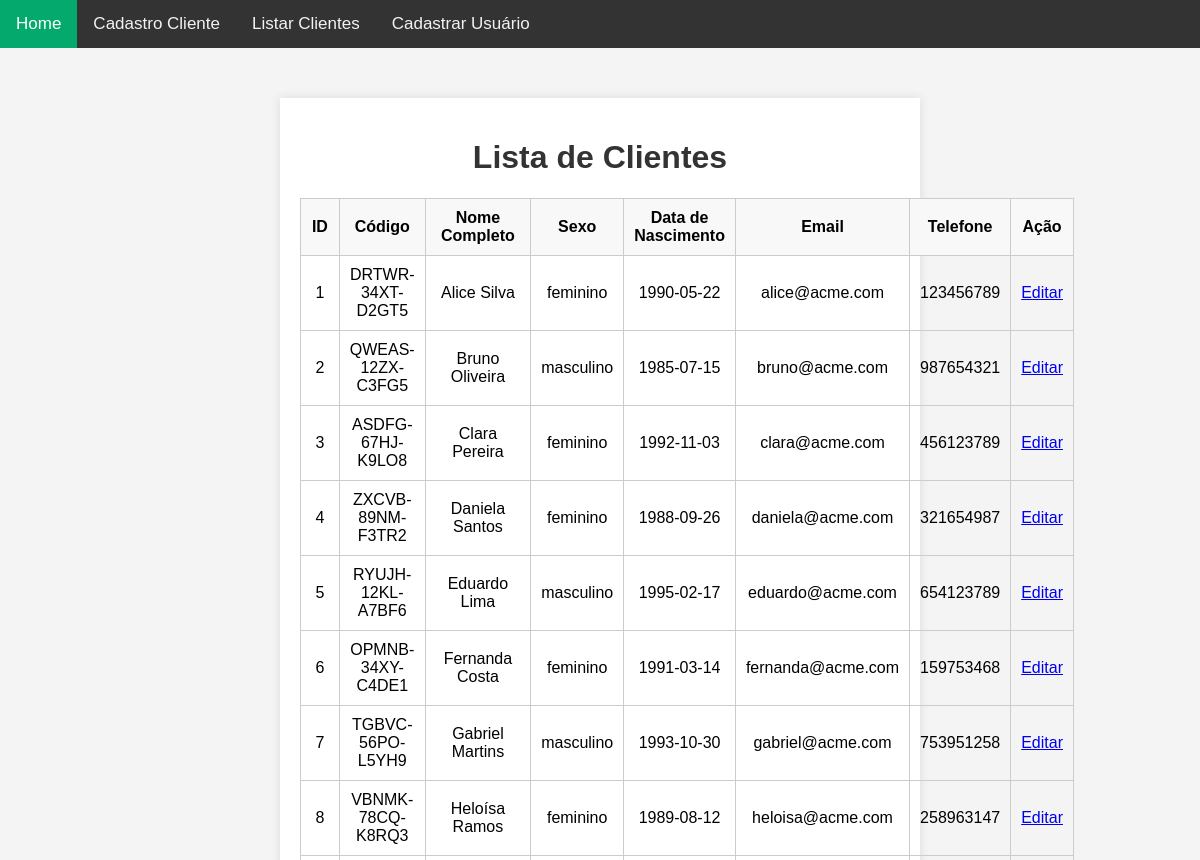
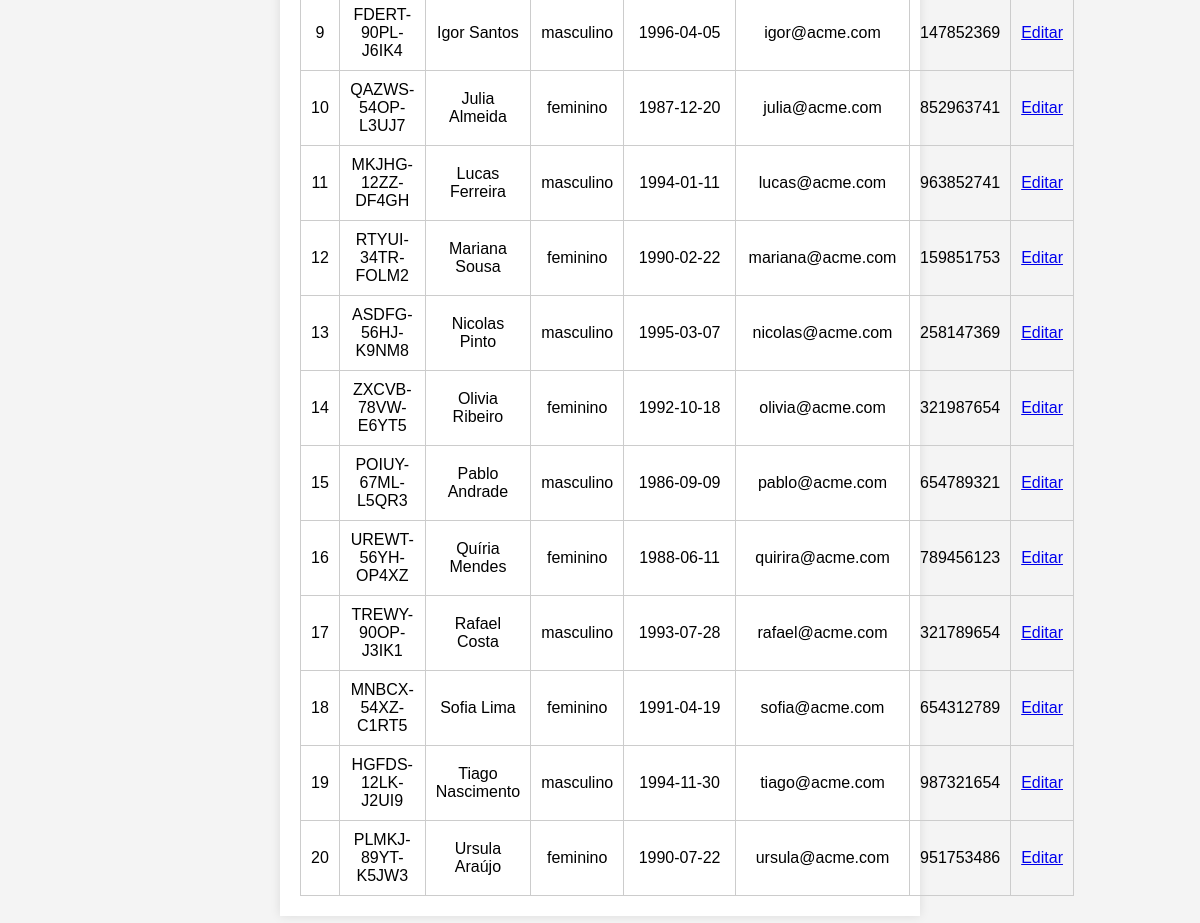
The page /sistema/Sistema/Clientes/index.php (signed in) on the database its author committed (2 pictures, top to bottom).
### tables this page shows
CREATE TABLE IF NOT EXISTS clientes (
  id INT AUTO_INCREMENT PRIMARY KEY NOT NULL,
  codigo VARCHAR(50) DEFAULT NULL,
  nome_completo VARCHAR(255) NULL,
  sexo ENUM('masculino', 'feminino'),
  dt_nasc date DEFAULT NULL,
  email VARCHAR(255) DEFAULT NULL,
  telefone VARCHAR(15) DEFAULT NULL
);

### sistema/Sistema/Clientes/index.php (the view, shortened to what this page needs)
<?php
include '../../central/fn/server.php';
$sql = "SELECT * FROM clientes";
$result = mysqli_query($conexao, $sql);
?>
<!DOCTYPE html>
<html lang="pt-BR">
<head>
    <link rel="stylesheet" href="../../central/css/estilo.css"/>
</head>
<body>
<?php  echo $menu_links_clientes; ?>
    <div class="container">
        <h1>Lista de Clientes</h1>
        <table>
            <thead>
                <tr>
                    <th>ID</th>
                    <th>Código</th>
                    <th>Nome Completo</th>
                    <th>Sexo</th>
                    <th>Data de Nascimento</th>
                    <th>Email</th>
                    <th>Telefone</th>
                    <th>Ação</th>
                </tr>
            </thead>
            <tbody>
                <?php
                if (mysqli_num_rows($result) > 0) {
                    while($row = mysqli_fetch_assoc($result)) {
                        echo "<tr>";
                        echo "<td>" . $row['id'] . "</td>";
                        echo "<td>" . $row['codigo'] . "</td>";
                        echo "<td>" . $row['nome_completo'] . "</td>";
                        echo "<td>" . $row['sexo'] . "</td>";
                        echo "<td>" . $row['dt_nasc'] . "</td>";
                        echo "<td>" . $row['email'] . "</td>";
                        echo "<td>" . $row['telefone'] . "</td>";
                        echo "<td>
            <a href='cliente_atualizar.php?codigo=".$row['codigo']."'>Editar
            </td>";
                        echo "</tr>";
                    }
                } else {
                    echo "<tr><td colspan='8' style='text-align:center;'>Nenhum cliente cadastrado.</td></tr>";
                }
                ?>
            </tbody>
        </table>
    </div>
</body>
</html>

### central/css/estilo.css (style rules this page uses)
body { font-family: Arial, sans-serif; background-color: #f4f4f4; margin: 0; padding: 0; }
.container { width: 50%; margin: 50px auto; background-color: #fff; padding: 20px; box-shadow: 0 0 10px rgba(0, 0, 0, 0.1); }
h1 { text-align: center; color: #333; }
table { width: 100%; border-collapse: collapse; margin-top: 20px; }
table, th, td { border: 1px solid #ccc; }
th, td { padding: 10px; text-align: center; }
th { background-color: #f8f8f8; }

### rows shown on the page
clientes: id "1", codigo "DRTWR-34XT-D2GT5", nome_completo "Alice Silva", sexo "feminino", dt_nasc "1990-05-22", email "alice@acme.com", telefone "123456789"
clientes: id "2", codigo "QWEAS-12ZX-C3FG5", nome_completo "Bruno Oliveira", sexo "masculino", dt_nasc "1985-07-15", email "bruno@acme.com", telefone "987654321"
clientes: id "3", codigo "ASDFG-67HJ-K9LO8", nome_completo "Clara Pereira", sexo "feminino", dt_nasc "1992-11-03", email "clara@acme.com", telefone "456123789"
clientes: id "4", codigo "ZXCVB-89NM-F3TR2", nome_completo "Daniela Santos", sexo "feminino", dt_nasc "1988-09-26", email "daniela@acme.com", telefone "321654987"
clientes: id "5", codigo "RYUJH-12KL-A7BF6", nome_completo "Eduardo Lima", sexo "masculino", dt_nasc "1995-02-17", email "eduardo@acme.com", telefone "654123789"
clientes: id "6", codigo "OPMNB-34XY-C4DE1", nome_completo "Fernanda Costa", sexo "feminino", dt_nasc "1991-03-14", email "fernanda@acme.com", telefone "159753468"
clientes: id "7", codigo "TGBVC-56PO-L5YH9", nome_completo "Gabriel Martins", sexo "masculino", dt_nasc "1993-10-30", email "gabriel@acme.com", telefone "753951258"
clientes: id "8", codigo "VBNMK-78CQ-K8RQ3", nome_completo "Heloísa Ramos", sexo "feminino", dt_nasc "1989-08-12", email "heloisa@acme.com", telefone "258963147"
clientes: id "9", codigo "FDERT-90PL-J6IK4", nome_completo "Igor Santos", sexo "masculino", dt_nasc "1996-04-05", email "igor@acme.com", telefone "147852369"
clientes: id "10", codigo "QAZWS-54OP-L3UJ7", nome_completo "Julia Almeida", sexo "feminino", dt_nasc "1987-12-20", email "julia@acme.com", telefone "852963741"
clientes: id "11", codigo "MKJHG-12ZZ-DF4GH", nome_completo "Lucas Ferreira", sexo "masculino", dt_nasc "1994-01-11", email "lucas@acme.com", telefone "963852741"
clientes: id "12", codigo "RTYUI-34TR-FOLM2", nome_completo "Mariana Sousa", sexo "feminino", dt_nasc "1990-02-22", email "mariana@acme.com", telefone "159851753"
clientes: id "13", codigo "ASDFG-56HJ-K9NM8", nome_completo "Nicolas Pinto", sexo "masculino", dt_nasc "1995-03-07", email "nicolas@acme.com", telefone "258147369"
clientes: id "14", codigo "ZXCVB-78VW-E6YT5", nome_completo "Olivia Ribeiro", sexo "feminino", dt_nasc "1992-10-18", email "olivia@acme.com", telefone "321987654"
clientes: id "15", codigo "POIUY-67ML-L5QR3", nome_completo "Pablo Andrade", sexo "masculino", dt_nasc "1986-09-09", email "pablo@acme.com", telefone "654789321"
clientes: id "16", codigo "UREWT-56YH-OP4XZ", nome_completo "Quíria Mendes", sexo "feminino", dt_nasc "1988-06-11", email "quirira@acme.com", telefone "789456123"
clientes: id "17", codigo "TREWY-90OP-J3IK1", nome_completo "Rafael Costa", sexo "masculino", dt_nasc "1993-07-28", email "rafael@acme.com", telefone "321789654"
clientes: id "18", codigo "MNBCX-54XZ-C1RT5", nome_completo "Sofia Lima", sexo "feminino", dt_nasc "1991-04-19", email "sofia@acme.com", telefone "654312789"
clientes: id "19", codigo "HGFDS-12LK-J2UI9", nome_completo "Tiago Nascimento", sexo "masculino", dt_nasc "1994-11-30", email "tiago@acme.com", telefone "987321654"
clientes: id "20", codigo "PLMKJ-89YT-K5JW3", nome_completo "Ursula Araújo", sexo "feminino", dt_nasc "1990-07-22", email "ursula@acme.com", telefone "951753486"
